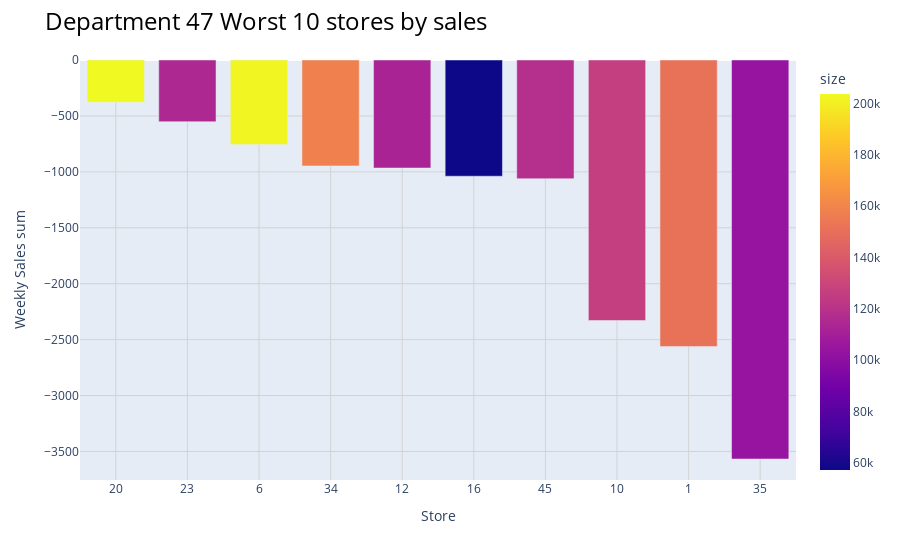

Source (notebook cell):
### Code cell
fig2 = px.bar(s_d_1, x='Store', y = 'sales',color='size')
fig2.update_yaxes(title = 'Weekly Sales sum',
    showgrid=True, gridcolor='lightgray', gridwidth=1)
fig2.update_xaxes(title = 'Store',
    showgrid=True, gridcolor='lightgray', gridwidth=1)
fig2.update_layout(
    title={
        "text": "Department 47 Worst 10 stores by sales",
        "font": {
            "size": 24,
            "color": "black"
        }
        }
)
fig2.show()

### Figure 1 — Plotly figure (JSON) as saved in the notebook; plotly's stock layout.template omitted (floating-point values rounded to 4 significant figures)
{"data": [{"alignmentgroup": "True", "hovertemplate": "Store=%{x}<br>sales=%{y}<br>size=%{marker.color}<extra></extra>", "legendgroup": "", "marker": {"color": [203742, 114533, 202505, 158114, 112238, 57197, 118221, 126512, 151315, 103681], "coloraxis": "coloraxis", "pattern": {"shape": ""}}, "name": "", "offsetgroup": "", "orientation": "v", "showlegend": false, "textposition": "auto", "type": "bar", "x": ["20", "23", "6", "34", "12", "16", "45", "10", "1", "35"], "xaxis": "x", "y": [-378.6, -551.5, -756.4, -947.0, -965.8, -1039.0, -1061.0, -2329, -2562, -3567.0], "yaxis": "y"}], "layout": {"barmode": "relative", "coloraxis": {"colorbar": {"title": {"text": "size"}}, "colorscale": [[0, "#0d0887"], [0.1111, "#46039f"], [0.2222, "#7201a8"], [0.3333, "#9c179e"], [0.4444, "#bd3786"], [0.5556, "#d8576b"], [0.6667, "#ed7953"], [0.7778, "#fb9f3a"], [0.8889, "#fdca26"], [1, "#f0f921"]]}, "legend": {"tracegroupgap": 0}, "margin": {"t": 60}, "title": {"font": {"color": "black", "size": 24}, "text": "Department 47 Worst 10 stores by sales"}, "xaxis": {"anchor": "y", "domain": [0, 1], "gridcolor": "lightgray", "gridwidth": 1, "showgrid": true, "title": {"text": "Store"}}, "yaxis": {"anchor": "x", "domain": [0, 1], "gridcolor": "lightgray", "gridwidth": 1, "showgrid": true, "title": {"text": "Weekly Sales sum"}}}}
